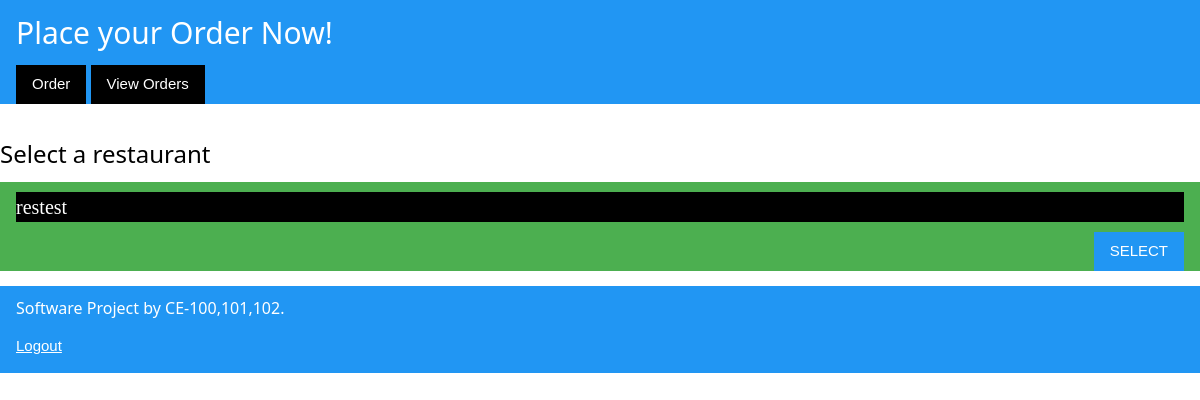
The page /order/select_res/ (signed in) on the database as committed earlier.
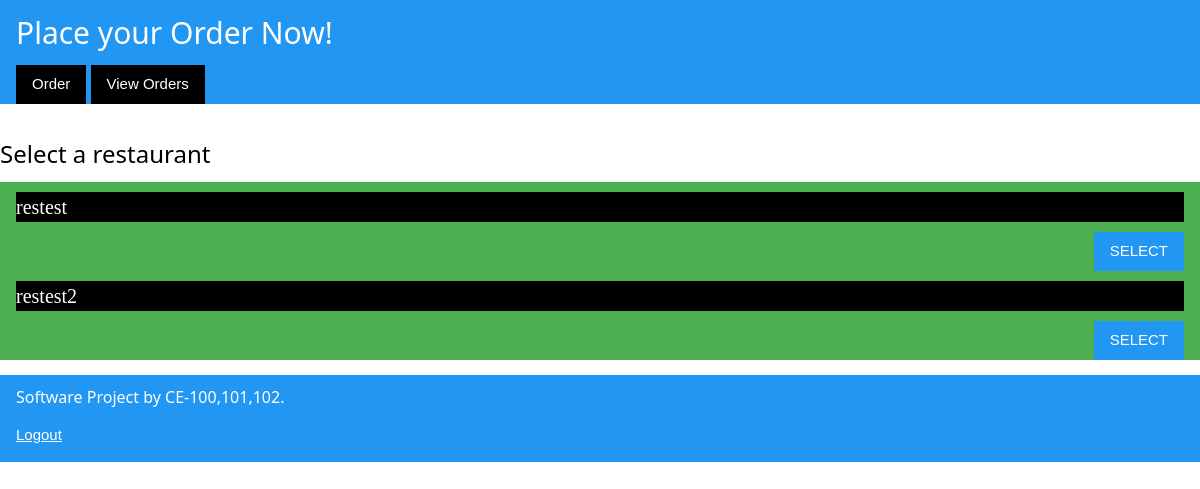
The same page on the database as committed later.
### login/models.py (models this page shows)
class Restaurant(models.Model):
    RID = models.UUIDField( primary_key=True , default = uuid.uuid4 ) #add validator
    User = models.OneToOneField(User , on_delete = models.CASCADE)
    name = models.CharField(max_length = 30)
    address = models.CharField(max_length = 50)
    state = models.CharField(max_length = 20)
    Items = models.ManyToManyField(Items)
    city = models.CharField( max_length = 20)
    ratings = models.IntegerField(default = 0 )

### order/views.py (the view)
@login_required
def select_restaurant(request):
    restaurants = Restaurant.objects.all()
    return render(request , 'order/list_restaurants.html', {'restaurants' : restaurants} ) #checkbox for selecting list

### order/templates/order/list_restaurants.html (shortened to what this page needs)
{% extends 'order/base.html' %}
{% block content %}
    <h3>Select a restaurant</h3>
<form method="POST" action='/order/show_items/'>{% csrf_token %}
    {% for restaurant in restaurants %}
    <div class="w3-container w3-green">
        <h4 class="w3-serif w3-black">{{ restaurant.name }}</h4>
    <button id='res' onclick='return setValue(this)' type="submit" class="w3-button w3-blue w3-hover-red w3-right" value='{{ restaurant.RID}}'>SELECT</button>
    </div>
    {% endfor %}
</form>
{% endblock %}

### order/templates/order/base.html (shortened to what this page needs)
{% load static %}
<html>
    <head>
        <div class="w3-container w3-blue">
            <h2>Place your Order Now!</h2>
            <a href="/order/select_res/"><button class='w3-btn w3-black w3-hover-grey'>Order</button></a>
            <a href="/order/view/"><button class='w3-btn w3-black w3-hover-grey'>View Orders</button></a>
        </div>
        <link rel="stylesheet" href="{% static 'css/w3.css' %}"><br>
    </head>
    <body>
        {% block content %}
        {% endblock %}
        <div class="w3-container w3-blue">
            <h6>Software Project by CE-100,101,102.</h6>
            <p><a href="/login/logout/">Logout</a></p>
        </div>
    </body>
</html>

### static/css/w3.css (style rules this page uses)
*,*:before,*:after { box-sizing:inherit }
html { -ms-text-size-adjust:100%;-webkit-text-size-adjust:100% }
body { margin:0 }
a { background-color:transparent;-webkit-text-decoration-skip:objects }
button,input,select,textarea { font:inherit;margin:0 }
button,input { overflow:visible }
button,select { text-transform:none }
button,html [type=button],[type=reset],[type=submit] { -webkit-appearance:button }
html,body { font-family:Verdana,sans-serif;font-size:15px;line-height:1.5 }
html { overflow-x:hidden }
h2 { font-size:30px }
h3 { font-size:24px }
h4 { font-size:20px }
h6 { font-size:16px }
.w3-serif { font-family:serif }
h1,h2,h3,h4,h5,h6 { font-family:"Segoe UI",Arial,sans-serif;font-weight:400;margin:10px 0 }
a { color:inherit }
.w3-btn,.w3-button { border:none;display:inline-block;padding:8px 16px;vertical-align:middle;overflow:hidden;text-decoration:none;color:inherit;background-color:inherit;text-align:center;cursor:pointer;white-space:nowrap }
.w3-btn,.w3-button { -webkit-touch-callout:none;-webkit-user-select:none;-khtml-user-select:none;-moz-user-select:none;-ms-user-select:none;user-select:none }
.w3-container:after,.w3-container:before,.w3-panel:after,.w3-panel:before,.w3-row:after,.w3-row:before,.w3-row-padding:after,.w3-row-padding:before, .w3-cell-row:before,.w3-cell-row:after,.w3-clear:after,.w3-clear:before,.w3-bar:before,.w3-bar:after { content:"";display:table;clear:both }
.w3-container,.w3-panel { padding:0.01em 16px }
.w3-right { float:right!important }
.w3-blue,.w3-hover-blue:hover { color:#fff!important;background-color:#2196F3!important }
.w3-green,.w3-hover-green:hover { color:#fff!important;background-color:#4CAF50!important }
.w3-black,.w3-hover-black:hover { color:#fff!important;background-color:#000!important }

Rows that differ between the two databases and show on the page:
added Restaurant: name "restest2"
